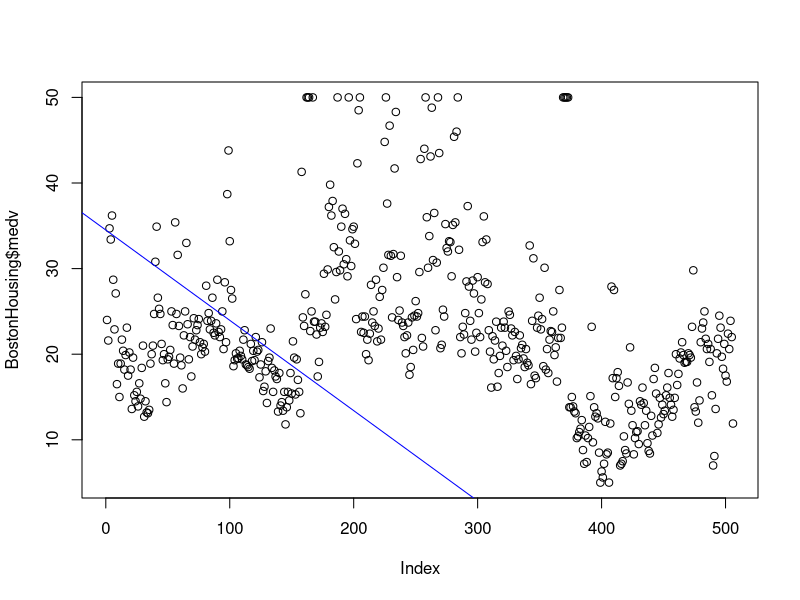

The R script that drew this image:
#<<<---------- Bemerkung Korrektur --------------->>>
# -------------
# Ergebnis:
# -------------
# Aufgabe 1: /3
# Aufgabe 2: /4
# Aufgabe 3: /5
# Aufgabe 4: /6
# Aufgabe 5: /6
# Aufgabe 6: /6
# -------------
# Summe: /30
#--------------
#<<<---------------------------------------------->>>

#
# Template für die Bearbeitung der Übungsaufgaben 7
#        -- Analyse des BostonHousing-Datensatz -- 
#

#-----------------
# Bitte ausfüllen:
#-----------------
# Gruppe: Anakin
# Namen und Matrikelnummern:
# Jonas Lang, 
# Simon Baader, 
# Nina Heyer, 
# Jessica Fander, 2525677




#-------------------------
# notwendinge Bibliotheken
#-------------------------
library(mlbench) #Datensatz
library(glmnet)  #Ridge/Lasso-Regression

data("BostonHousing")


#------------------------------------
# Aufgabe 1: Trainings- und Testdaten
#------------------------------------

#    ...Platz für Ihren Code...
set.seed(28) # Für bessere Nachvollziehbarkeit wird ein Seed gesetzt.
laenge <- length(BostonHousing$crim) # Anzahl der Datensätze
aufteilung <- sample(laenge,0.8*laenge) # Aufteilung für Test und Trainingsdaten
BostonHousing.trainingsdaten <- BostonHousing[aufteilung,] # Trainingsdaten
BostonHousing.testdaten<- BostonHousing[-aufteilung,] # Testdaten


#------------------------------------
# Aufgabe 2: Lineare Regression
#------------------------------------
lm.fit.all <- lm(
  formula = medv ~ .,
  data = BostonHousing.trainingsdaten
)

mqaTraining <- function(modell){
  return( 
    mean(
      (BostonHousing.trainingsdaten$medv - predict(modell,BostonHousing.trainingsdaten ))^2)
    )
}

mqaTest <- function(modell){
  return( 
    mean(
      (BostonHousing.testdaten$medv - predict(modell,BostonHousing.testdaten ))^2)
  )
}


summary(lm.fit.all)



#Trainingsfehler
training.mqa.lm <- mqaTraining(lm.fit.all)
training.mqa.lm



#Testfehler
test.mqa.lm <- mqaTest(lm.fit.all)
test.mqa.lm


#------------------------------------
# Aufgabe 3: Bias-Variance
#------------------------------------

#over/underfitting 
plot(BostonHousing$medv)
abline(reg= lm.fit.all, col ="blue")

#    ...Platz für Ihre Begründung...

#TODO TEXTT_ wie im plot erkenntlich, eine gerade kann es nicht wiederspiegeln, deswegen ein offensichtlicher Fall des underfitting
#Hier viel besser 

#------------------------------------
# Aufgabe 4: Ridge Regression
#------------------------------------

#    ...Platz für Ihren Code...
# Kommentar: ich habe ehrlich gesagt keine Ahnung ob das richtig ist 
library(glmnet)
lambda <- 10^seq( from = 5, to = -3, length = 100)

BostonHousing.trainingsdaten.x <- data.matrix(subset(BostonHousing.trainingsdaten, select = -c(medv) ))
#y
BostonHousing.trainingsdaten.y <- BostonHousing.trainingsdaten[, "medv"]

ridge.fit <- cv.glmnet(x= BostonHousing.trainingsdaten.x,y= BostonHousing.trainingsdaten$medv,alpha = 0, lambda =lambda)

#training.mqa.ridge <- mqaTraining(ridge.fit)
#training.mqa.ridge

#test.mqa.ridge <- mqaTest(ridge.fit)
#test.mqa.ridge

mean(
  (BostonHousing.trainingsdaten.y - predict(ridge.fit, BostonHousing.trainingsdaten.x))^2
  )
#------------------------------------
# Aufgabe 5: Lasso Regression
#------------------------------------

#    ...Platz für Ihren Code...


#------------------------------------
# Aufgabe 6: Vergleich der Ergebnisse
#------------------------------------

#    ...Platz für Ihren Code und Begründung...